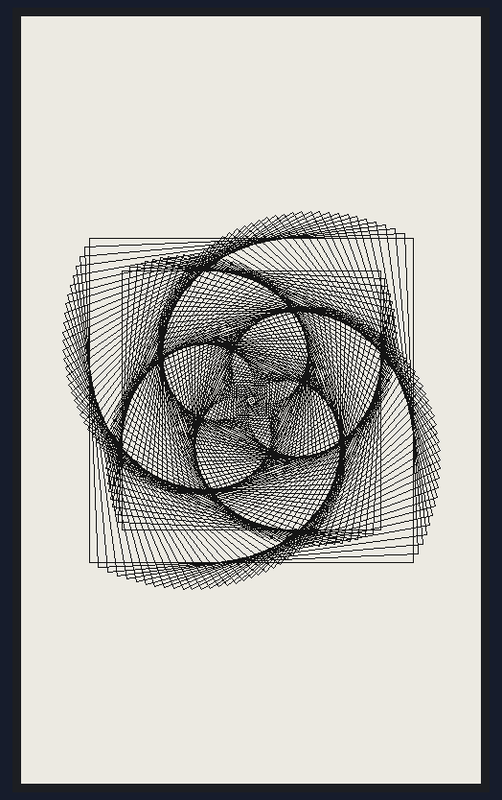
Simulated run of this sketch. Board: Arduino Uno, built for the host (arithmetic inside an expression is 32-bit, double 64-bit). Shown: 480×800 one-colour display.

Above: at 8.1 s.

The sketch:

20_no_loop.ino
```cpp
#include <GxEPD2_BW.h>
#define START_LEN 240
#define RATIO 72
#define ANGLE_STEP PI/RATIO
#define LEN_STEP START_LEN/RATIO
#define MAX_ANGLE 2*PI

GxEPD2_BW<GxEPD2_750_T7, GxEPD2_750_T7::HEIGHT> display(GxEPD2_750_T7(/*CS=5*/ SS, /*DC=*/ 17, /*RST=*/ 16, /*BUSY=*/ 4));
int loop_count = 0;

void setup() {
  initDisplay();
  draw(0, START_LEN);
  display.display();
}

void draw(float ang, float len) {
  int x_org = display.width() / 2;
  int y_org = display.height() / 2;
  int x_1 = x_org - (int)(len * cos(3*PI/4 - ang));
  int y_1 = y_org - (int)(len * sin(3*PI/4 - ang));
  int x_2 = x_org - (int)(len * cos(PI/4 - ang));
  int y_2 = y_org - (int)(len * sin(PI/4 - ang));
  int x_3 = x_org - (int)(len * cos(7*PI/4 - ang));
  int y_3 = y_org - (int)(len * sin(7*PI/4 - ang));
  int x_4 = x_org - (int)(len * cos(5*PI/4 - ang));
  int y_4 = y_org - (int)(len * sin(5*PI/4 - ang));
  display.drawLine(x_1, y_1, x_2, y_2, GxEPD_BLACK);
  display.drawLine(x_2, y_2, x_3, y_3, GxEPD_BLACK);
  display.drawLine(x_3, y_3, x_4, y_4, GxEPD_BLACK);
  display.drawLine(x_4, y_4, x_1, y_1, GxEPD_BLACK);
  if (ang < MAX_ANGLE) {
    draw(ang + ANGLE_STEP, len - LEN_STEP);
  }
}

void initDisplay() {
  display.init(0, true, 2, false);
  display.setRotation(1);
  display.clearScreen();
  display.fillScreen(GxEPD_WHITE);
}

void fullRefresh() {
}

void loop() {}
```
